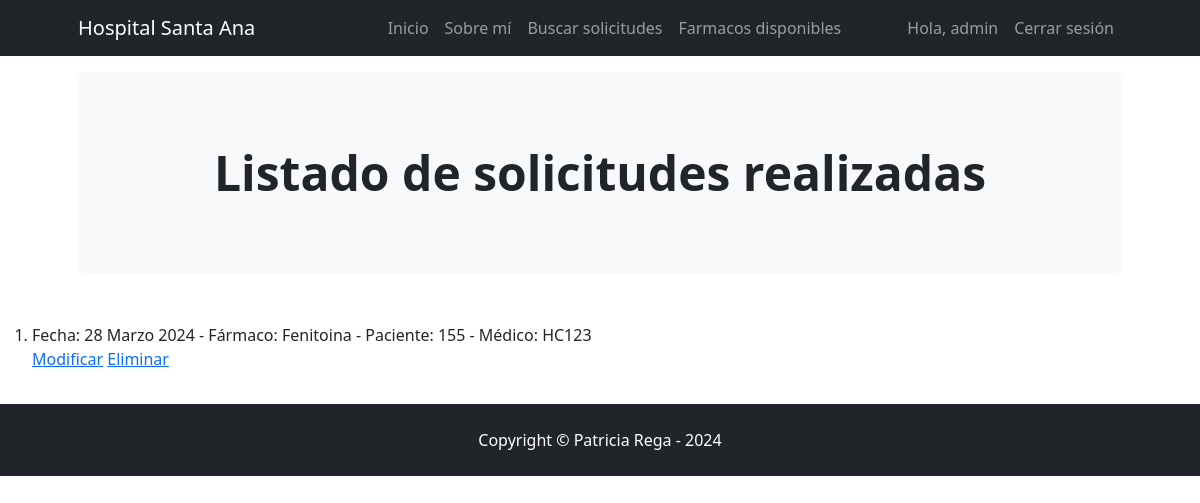
The app's page /AppCoder/ver_solicitudes/ (signed in), older data.
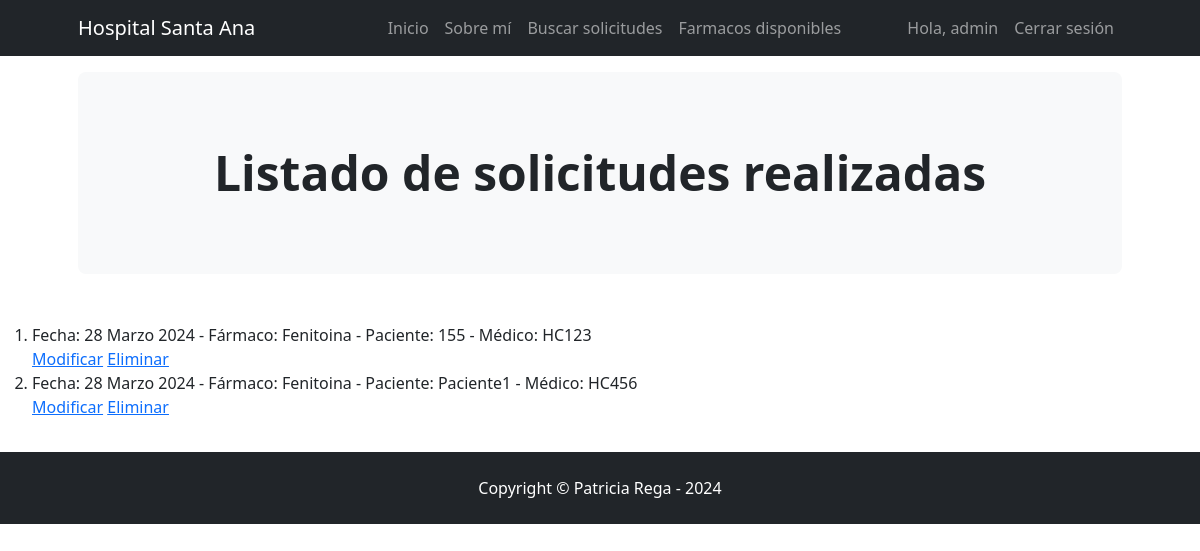
The same page, newer data.
### AppCoder/models.py (models this page shows)
class Solicitud(models.Model):
    farmaco = models.ForeignKey(Farmaco, on_delete=models.CASCADE)
    cod_paciente = models.ForeignKey(Paciente, on_delete=models.CASCADE)
    cod_medico = models.ForeignKey(Medico, on_delete=models.CASCADE)
    fecha = models.DateField()

class Farmaco(models.Model):
    nombre = models.CharField(max_length=30)
    matriz_biologica = models.CharField(max_length=30)
    def __str__(self):
        return self.nombre

class Paciente(models.Model):
    nombre = models.CharField(max_length=30)
    apellido = models.CharField(max_length=30)
    edad = models.IntegerField()
    cod_paciente = models.CharField(max_length=10)
    def __str__(self):
        return self.cod_paciente

class Medico(models.Model):
    nombre = models.CharField(max_length=30)
    apellido = models.CharField(max_length=30)
    email = models.EmailField()
    cod_medico = models.CharField(max_length=10)
    def __str__(self):
        return self.cod_medico

### AppCoder/views.py (the view)
# urls.py: path("ver_solicitudes/", ver_solicitudes, name = 'ver solicitudes'),
@login_required(login_url='no permiso')
def ver_solicitudes(request):
    todas_solicitudes = Solicitud.objects.all()
    return render(request, "ver_solicitudes.html", {"total": todas_solicitudes})

### AppCoder/templates/ver_solicitudes.html
{% extends "padre.html" %}
{% block encabezado %}
Listado de solicitudes realizadas
{% endblock %}
{%block cuerpo%}
<ol>
    {% for valor in total %}
    <li> Fecha: {{valor.fecha}} - Fármaco: {{valor.farmaco}} - Paciente: {{valor.cod_paciente}} - Médico: {{valor.cod_medico}} </li>
    <a href="{% url 'Editar solicitud' valor.id %}">Modificar</a>
    <a href="{% url 'Eliminar solicitud' valor.id %}">Eliminar</a>
    {% endfor %}
</ol>
{% endblock %}

Row changes from the older to the newer data that the page shows:
added Solicitud: fecha "28 Marzo 2024", farmaco "Fenitoina", cod_paciente "Paciente1", cod_medico "HC456"
